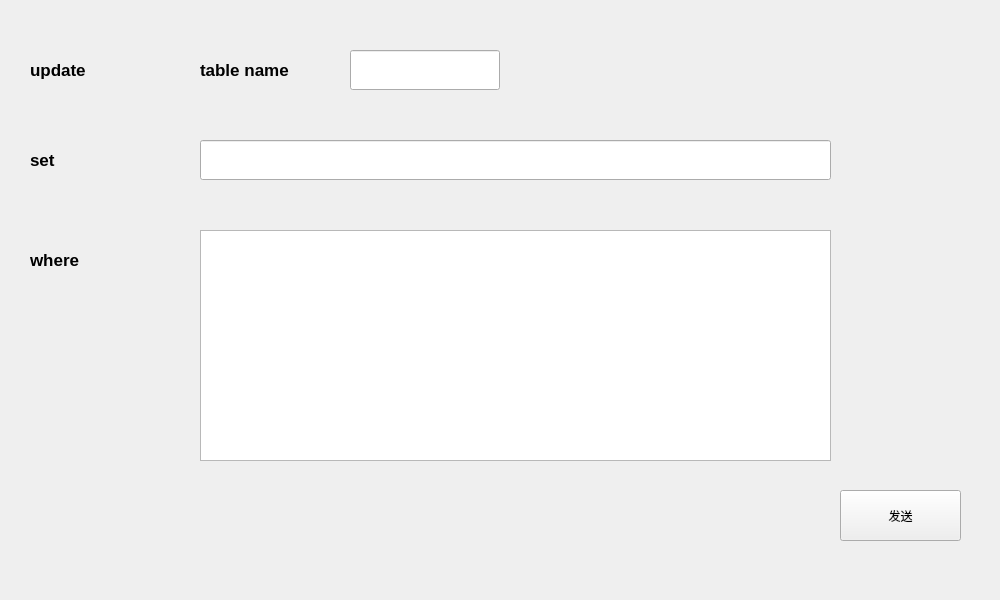
<?xml version="1.0" encoding="UTF-8"?>
<ui version="4.0">
 <class>updatetable</class>
 <widget class="QWidget" name="updatetable">
  <property name="geometry">
   <rect>
    <x>0</x>
    <y>0</y>
    <width>1000</width>
    <height>600</height>
   </rect>
  </property>
  <property name="windowTitle">
   <string>Form</string>
  </property>
  <widget class="QPushButton" name="pushButton">
   <property name="geometry">
    <rect>
     <x>840</x>
     <y>490</y>
     <width>121</width>
     <height>51</height>
    </rect>
   </property>
   <property name="text">
    <string>发送</string>
   </property>
  </widget>
  <widget class="QLabel" name="label_8">
   <property name="geometry">
    <rect>
     <x>30</x>
     <y>230</y>
     <width>120</width>
     <height>60</height>
    </rect>
   </property>
   <property name="font">
    <font>
     <pointsize>13</pointsize>
     <weight>75</weight>
     <bold>true</bold>
    </font>
   </property>
   <property name="text">
    <string>where</string>
   </property>
  </widget>
  <widget class="QLabel" name="label">
   <property name="geometry">
    <rect>
     <x>200</x>
     <y>40</y>
     <width>120</width>
     <height>60</height>
    </rect>
   </property>
   <property name="font">
    <font>
     <pointsize>13</pointsize>
     <weight>75</weight>
     <bold>true</bold>
    </font>
   </property>
   <property name="text">
    <string>table name</string>
   </property>
  </widget>
  <widget class="QLineEdit" name="lineEdit_2">
   <property name="geometry">
    <rect>
     <x>200</x>
     <y>140</y>
     <width>631</width>
     <height>40</height>
    </rect>
   </property>
   <property name="font">
    <font>
     <pointsize>11</pointsize>
    </font>
   </property>
  </widget>
  <widget class="QTextEdit" name="textEdit">
   <property name="geometry">
    <rect>
     <x>200</x>
     <y>230</y>
     <width>631</width>
     <height>231</height>
    </rect>
   </property>
  </widget>
  <widget class="QLineEdit" name="lineEdit">
   <property name="geometry">
    <rect>
     <x>350</x>
     <y>50</y>
     <width>150</width>
     <height>40</height>
    </rect>
   </property>
   <property name="font">
    <font>
     <pointsize>11</pointsize>
    </font>
   </property>
  </widget>
  <widget class="QLabel" name="label_9">
   <property name="geometry">
    <rect>
     <x>30</x>
     <y>40</y>
     <width>141</width>
     <height>60</height>
    </rect>
   </property>
   <property name="font">
    <font>
     <pointsize>13</pointsize>
     <weight>75</weight>
     <bold>true</bold>
    </font>
   </property>
   <property name="text">
    <string>update</string>
   </property>
  </widget>
  <widget class="QLabel" name="label_10">
   <property name="geometry">
    <rect>
     <x>30</x>
     <y>130</y>
     <width>141</width>
     <height>60</height>
    </rect>
   </property>
   <property name="font">
    <font>
     <pointsize>13</pointsize>
     <weight>75</weight>
     <bold>true</bold>
    </font>
   </property>
   <property name="text">
    <string>set</string>
   </property>
  </widget>
 </widget>
 <resources/>
 <connections/>
</ui>
